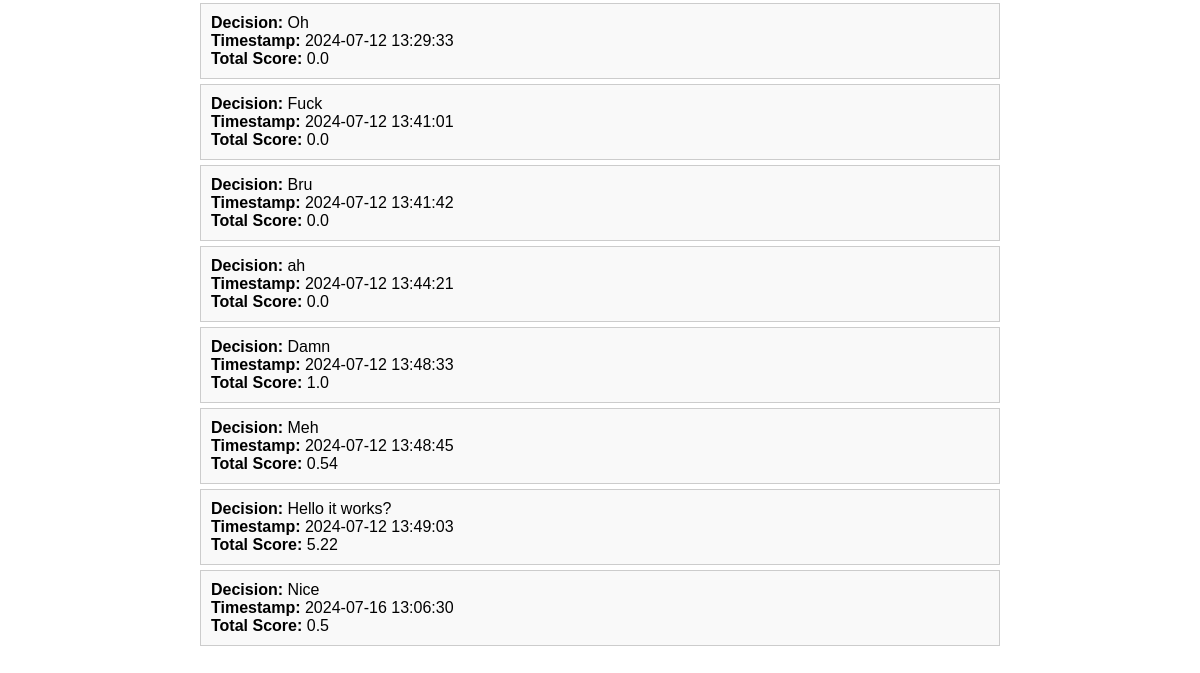
The app's page /previous_decisions (lower part), older data.
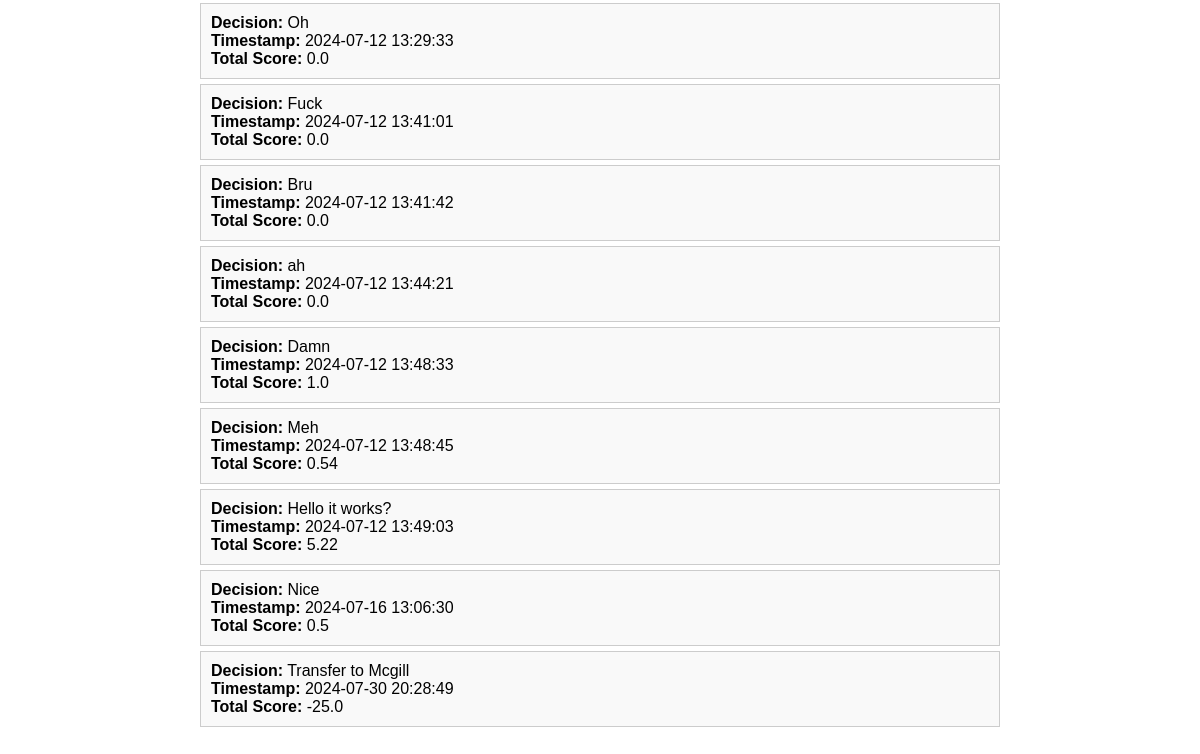
The same page, newer data.
### tables this page shows
CREATE TABLE decisions (
            id INTEGER PRIMARY KEY,
            name TEXT NOT NULL,
            timestamp TEXT NOT NULL,
            total_score REAL NOT NULL
        );

### application.py (the view)
@app.route('/previous_decisions')
def previous_decisions():
    decisions = get_previous_decisions()
    return render_template('previous_decisions.html', decisions=decisions)

### application.py (called while the page is built)
def get_previous_decisions():
    conn = sqlite3.connect('database.db')
    c = conn.cursor()
    c.execute('SELECT name, timestamp, total_score FROM decisions')
    decisions = c.fetchall()
    conn.close()
    return decisions

### templates/previous_decisions.html (shortened to what this page needs)
<!DOCTYPE html>
<html>
<head>
</head>
<body>
    <div class="container">
        <ul>
            {% for decision in decisions %}
                <li>
                    <strong>Decision:</strong> {{ decision[0] }}<br>
                    <strong>Timestamp:</strong> {{ decision[1] }}<br>
                    <strong>Total Score:</strong> {{ decision[2] }}
                </li>
            {% endfor %}
        </ul>
    </div>
</body>
</html>

Row changes from the older to the newer data that the page shows:
added decisions: name "Transfer to Mcgill", timestamp "2024-07-30 20:28:49", total_score "-25.0"
